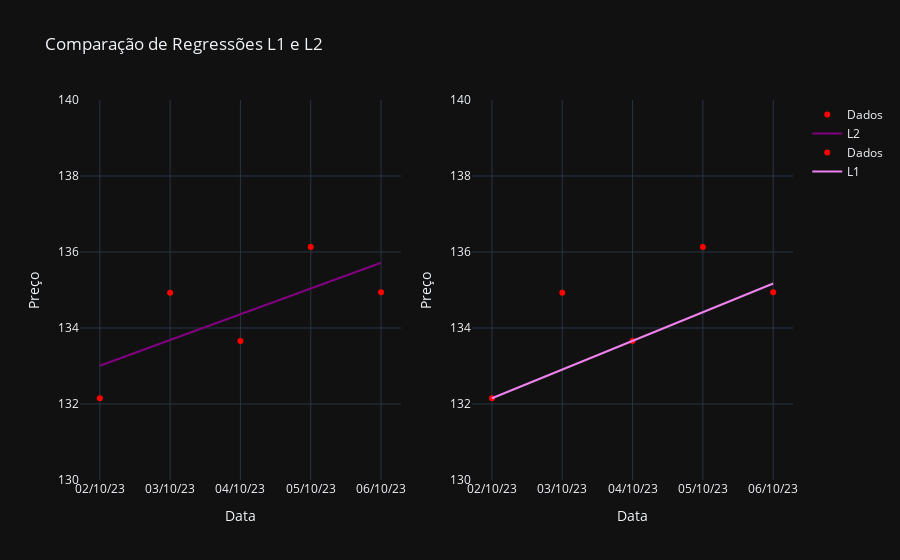

Write notebook code for a chart like this one.
### Code cell
from plotly.subplots import make_subplots
import plotly.graph_objects as go

fig = make_subplots(rows=1, cols=2)

# L2 Regression
# Adding the scatter plot for L2 regression
fig.add_trace(
    go.Scatter(x=df_visual['Date'], y=df_visual['Price'], mode='markers', name='Dados', marker=dict(color='red')),
    row=1, col=1
)
# Adding the line for L2 regression
fig.add_trace(
    go.Scatter(x=df_visual['Date'], y=m2 * df['Date'] + b2, mode='lines', name='L2', line=dict(color='purple')),
    row=1, col=1
)
fig.update_yaxes(range=[130, 140])

# L1 Regression
# Adding the scatter plot for L1 regression
fig.add_trace(
    go.Scatter(x=df_visual['Date'], y=df_visual['Price'], mode='markers', name='Dados', marker=dict(color='red')),
    row=1, col=2
)
# Adding the line for L1 regression
fig.add_trace(
    go.Scatter(x=df_visual['Date'], y=m1 * df['Date'] + b1, mode='lines', name='L1', line=dict(color='violet')),
    row=1, col=2
)

fig.update_layout(title_text="Comparação de Regressões L1 e L2", template='plotly_dark', xaxis_title='Data', yaxis_title='Preço')

fig.update_xaxes(title_text='Data', row=1, col=2)
fig.update_yaxes(title_text='Preço', row=1, col=2)

fig.show()

### Figure 1 — Plotly figure (JSON) as saved in the notebook; plotly's stock layout.template omitted (floating-point values rounded to 4 significant figures)
{"data": [{"marker": {"color": "red"}, "mode": "markers", "name": "Dados", "type": "scatter", "x": ["02/10/23", "03/10/23", "04/10/23", "05/10/23", "06/10/23"], "xaxis": "x", "y": [132.2, 134.9, 133.7, 136.1, 134.9], "yaxis": "y"}, {"line": {"color": "purple"}, "mode": "lines", "name": "L2", "type": "scatter", "x": ["02/10/23", "03/10/23", "04/10/23", "05/10/23", "06/10/23"], "xaxis": "x", "y": [133.0, 133.7, 134.4, 135.0, 135.7], "yaxis": "y"}, {"marker": {"color": "red"}, "mode": "markers", "name": "Dados", "type": "scatter", "x": ["02/10/23", "03/10/23", "04/10/23", "05/10/23", "06/10/23"], "xaxis": "x2", "y": [132.2, 134.9, 133.7, 136.1, 134.9], "yaxis": "y2"}, {"line": {"color": "violet"}, "mode": "lines", "name": "L1", "type": "scatter", "x": ["02/10/23", "03/10/23", "04/10/23", "05/10/23", "06/10/23"], "xaxis": "x2", "y": [132.2, 132.9, 133.7, 134.4, 135.2], "yaxis": "y2"}], "layout": {"title": {"text": "Comparação de Regressões L1 e L2"}, "xaxis": {"anchor": "y", "domain": [0, 0.45], "title": {"text": "Data"}}, "xaxis2": {"anchor": "y2", "domain": [0.55, 1], "title": {"text": "Data"}}, "yaxis": {"anchor": "x", "domain": [0, 1], "range": [130, 140], "title": {"text": "Preço"}}, "yaxis2": {"anchor": "x2", "domain": [0, 1], "range": [130, 140], "title": {"text": "Preço"}}}}
